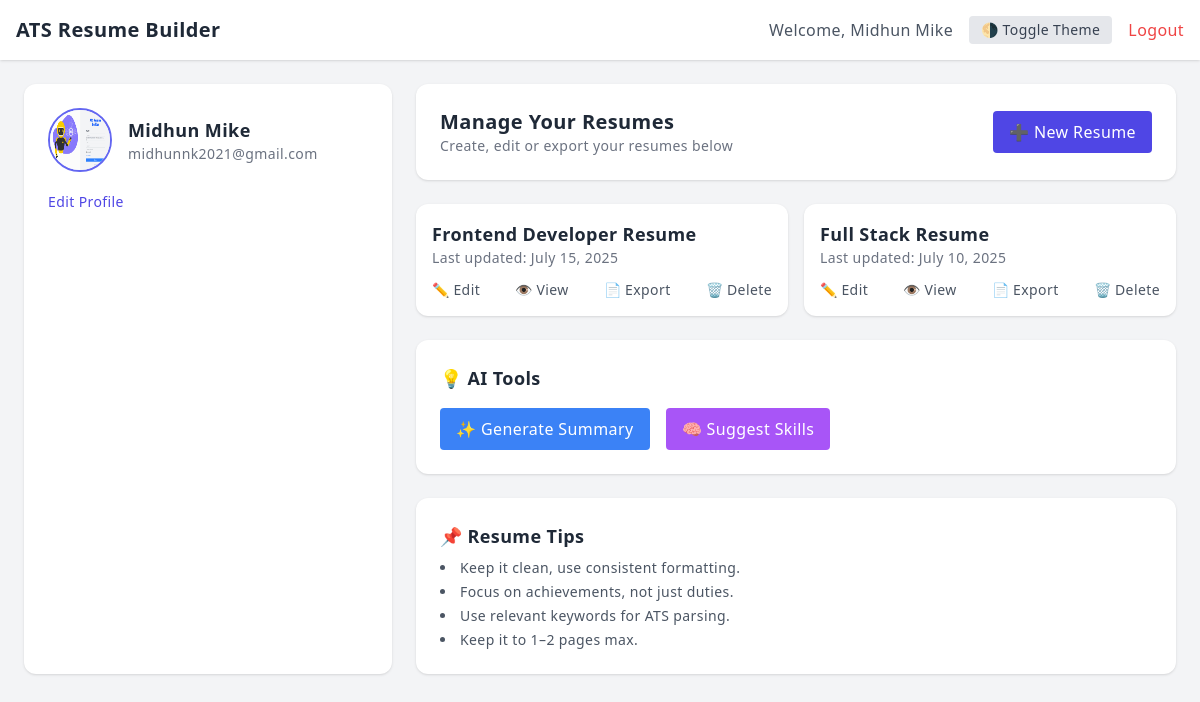
/home/ (signed in), run on an earlier commit of the app's database.
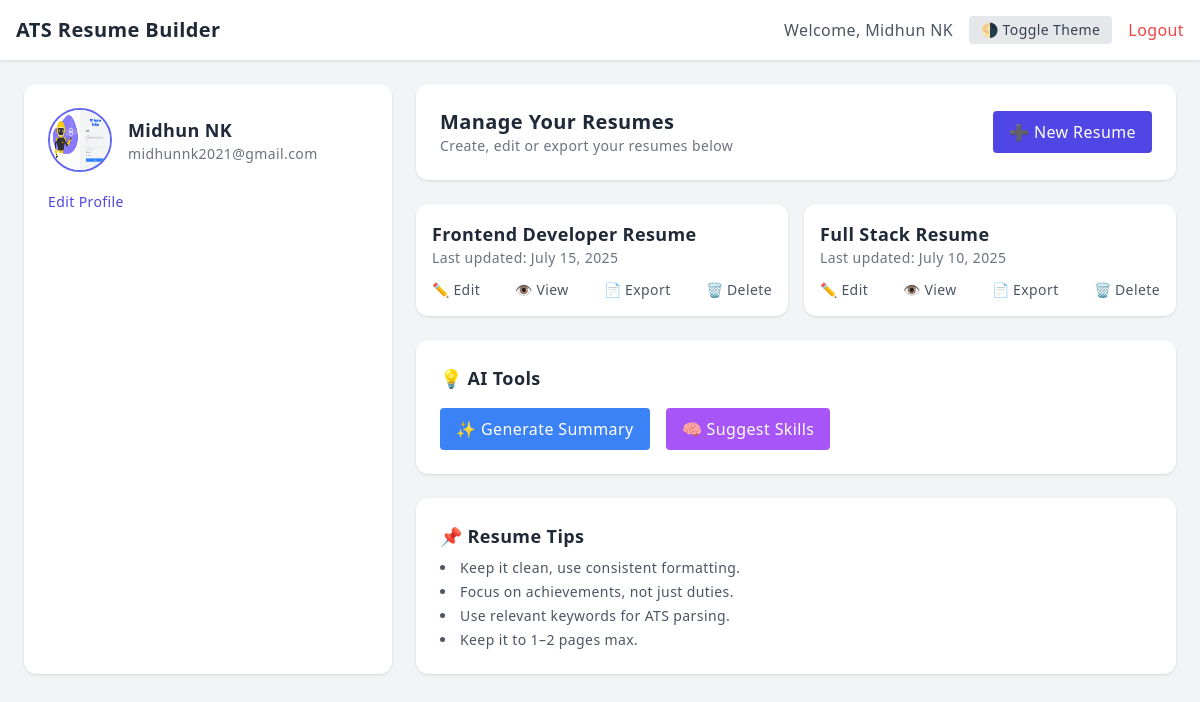
And on a later commit of the database.
### accounts/models.py (models this page shows, shortened)
class ProfileModel(models.Model):
    user = models.OneToOneField(User, on_delete=models.CASCADE)
    name = models.CharField(max_length=50, blank=True)
    location = models.CharField(max_length=50, blank=True)
    image = models.ImageField(null=True, upload_to=user_directory)
    email = models.EmailField(blank=True)
    phone_number = models.BigIntegerField(blank=True, null=True)
    github = models.CharField(max_length=50, blank=True)
    linkedin = models.CharField(max_length=50, blank=True)

### accounts/views.py (the view)
# urls.py: path('home/',home_view, name='home'),
@login_required
def home_view(request):
    profile = request.user.profilemodel
    return render(request,'views/home.html',{'profile':profile})

### accounts/templates/views/home.html (shortened to what the changed rows need)
<!DOCTYPE html>
{% load static %}
<html lang="en" class="transition-colors duration-300">
<head>
  <script src="https://cdn.tailwindcss.com"></script>
</head>
<body class="bg-gray-100 dark:bg-gray-900 dark:text-gray-100 font-sans leading-relaxed tracking-wide">
  <header class="bg-white dark:bg-gray-800 shadow p-4 flex justify-between items-center">
    <h1 class="text-xl font-bold text-gray-800 dark:text-white">ATS Resume Builder</h1>
    <div class="flex items-center space-x-4">
      <span class="text-gray-600 dark:text-gray-300">Welcome, {{profile.name}}</span>
      <button onclick="toggleTheme()" class="bg-gray-200 dark:bg-gray-700 text-gray-700 dark:text-gray-200 px-3 py-1 rounded text-sm">
        🌗 Toggle Theme
      </button>
      <a href="{% url 'logout' %}" class="text-red-500 hover:underline">Logout</a>
    </div>
  </header>
  <div class="grid grid-cols-1 lg:grid-cols-3 gap-6 p-6 max-w-7xl mx-auto">
    <div class="lg:col-span-1 bg-white dark:bg-gray-800 rounded-xl shadow p-6">
      <div class="flex items-center space-x-4">
        <img src="{{profile.image.url}}" alt="Profile" class="w-16 h-16 rounded-full border-2 border-indigo-500" />
        <div>
          <h2 class="text-lg font-semibold text-gray-800 dark:text-white"> {{profile.name}}</h2>
          <p class="text-sm text-gray-500 dark:text-gray-300"> {{profile.email}}</p>
        </div>
      </div>
    </div>
    <div class="lg:col-span-2 space-y-6">
      <div class="bg-white dark:bg-gray-800 rounded-xl shadow p-6 flex justify-between items-center">
        <div>
          <h2 class="text-xl font-semibold text-gray-800 dark:text-white">Manage Your Resumes</h2>
        </div>
      </div>
      <div class="bg-white dark:bg-gray-800 rounded-xl shadow p-6">
        <h2 class="text-lg font-semibold text-gray-800 dark:text-white mb-4">💡 AI Tools</h2>
      </div>
      <div class="bg-white dark:bg-gray-800 rounded-xl shadow p-6">
        <h2 class="text-lg font-semibold text-gray-800 dark:text-white mb-2">📌 Resume Tips</h2>
      </div>
    </div>
  </div>
</body>
</html>

What changed in the data, as far as the page shows it:
changed ProfileModel "midhunnk2021@gmail.com": name "Midhun Mike" → "Midhun NK"
